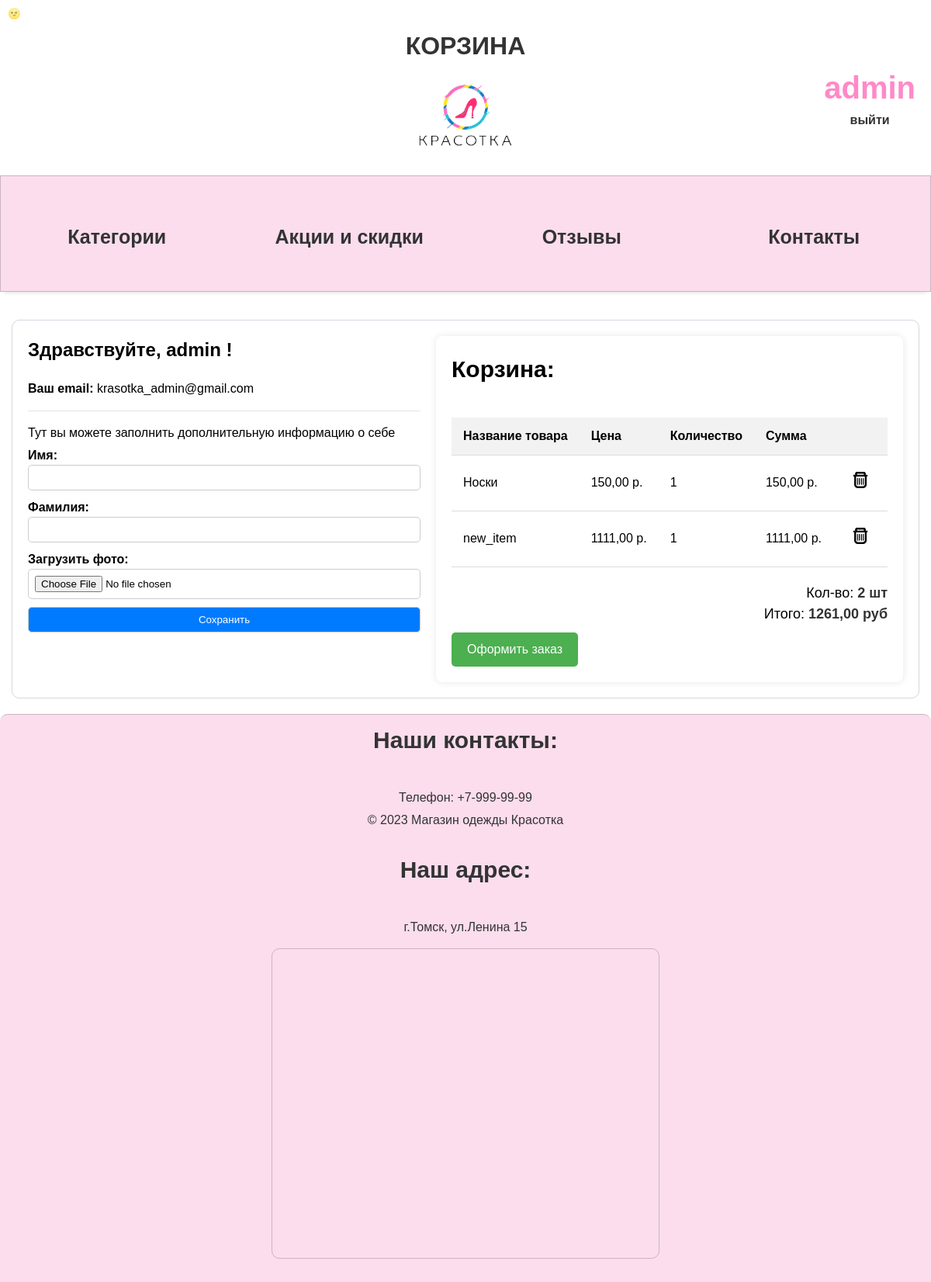
Before: /users/account/ (signed in) with the older database file.
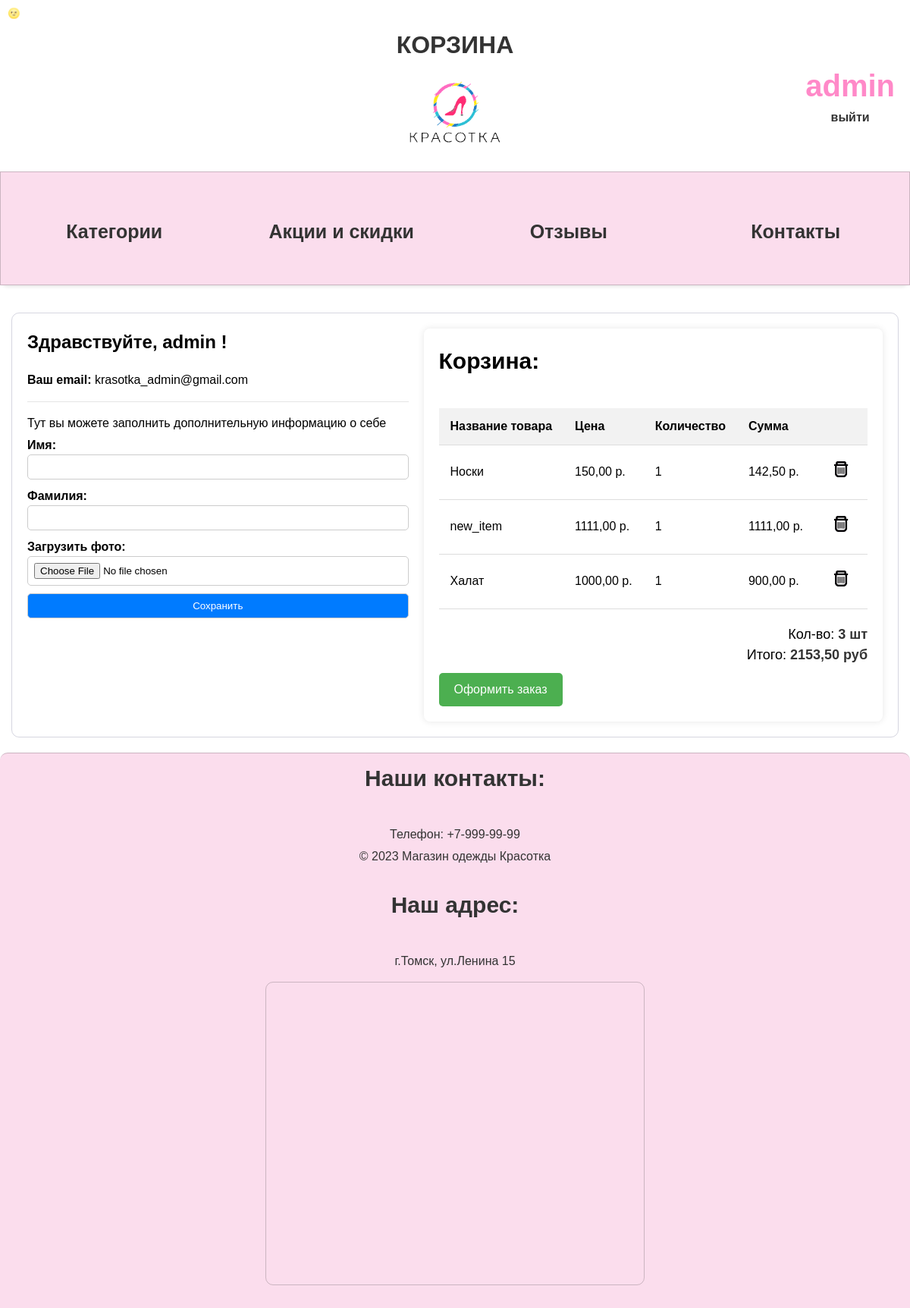
After: the same page with the newer database file.
### cart/models.py (models this page shows, shortened)
class Cart(models.Model):
    user = models.ForeignKey(to=User, on_delete=models.CASCADE, blank=True, null=True, verbose_name='пользователь')
    product = models.ForeignKey(to=Item, on_delete=models.CASCADE, verbose_name='товар')
    quantity = models.PositiveSmallIntegerField(default=0, verbose_name='кол-во')
    session_key = models.CharField(max_length=32, null=True, blank=True)
    created_timestamp = models.DateTimeField(auto_now_add=True, verbose_name='дата добавления')
    new_params = models.CharField(max_length=32, null=True, blank=True)
    class Meta:
        db_table = 'cart'
        verbose_name = 'Корзина'
        verbose_name_plural = 'Корзина'
    objects = CartQueryset().as_manager()
    def product_price(self):
        return round(self.product.sell_price() * self.quantity, 2)

### mainApp/models.py (models this page shows, shortened)
class Item(models.Model):
    category = models.ForeignKey(Category, on_delete=models.CASCADE, null=True, verbose_name='Категория')
    name = models.CharField(max_length=100, verbose_name='Название')
    description = models.TextField(default=None, verbose_name='Описание')
    price = models.DecimalField(max_digits=10, decimal_places=2, verbose_name='Цена')
    image = models.ImageField(upload_to='items/%Y/%m/%d/', blank=True, verbose_name='Фото')
    created_at = models.DateTimeField(auto_now_add=True, verbose_name='Создано')
    updated_at = models.DateTimeField(auto_now=True, verbose_name='Обновлено')
    slug_name = models.CharField(max_length=100, default='slug_name', verbose_name='Слаг (форен кей)')
    item_slug = models.CharField(max_length=100, default='item_slug', verbose_name='Слаг (предмета)')
    discount = models.DecimalField(default=0.00, max_digits=4, decimal_places=2,verbose_name='Скидка')
    def sell_price(self):
        if self.discount:
            return round(self.price - self.price * self.discount/100, 2)
        return self.price
    class Meta:
        verbose_name = 'Вещи'
        verbose_name_plural = 'Вещи'
        ordering = ['created_at', 'updated_at']

### users/views.py (the view)
# urls.py: path('account/', AccountView.as_view(), name='account'),
class AccountView(ListView):
    def get(self, request, *args, **kwargs):
        user_profile = self.request.user
        carts = Cart.objects.filter(user=user_profile)
        data = {
            'user': user_profile,
            'carts': carts,
        }
        return render(request, 'users/account.html', data)

### cart/models.py (called while the page is built)
    def total_price(self):
        return sum(cart.product_price() for cart in self)

    def total_quantity(self):
        if self:
            return sum(cart.quantity for cart in self)
        return 0

### users/templates/users/account.html
{% extends "base.html" %}
{% load static %}
{% block content %}
<div class="acc_container">
    <div class="user-details">
        <h2>Здравствуйте, {{user.username}} !</h2>
        <p><b>Ваш email: </b> {{user.email}}</p>
        <hr>
        <p>Тут вы можете заполнить дополнительную информацию о себе</p>
        <form action="#" method="post" enctype="multipart/form-data">
            <label for="first-name">Имя:</label><br>
            <input type="text" id="first-name" name="first-name"><br>
            <label for="last-name">Фамилия:</label><br>
            <input type="text" id="last-name" name="last-name"><br>
            <label for="photo">Загрузить фото:</label><br>
            <input type="file" id="photo" name="photo"><br>
            <input type="submit" value="Сохранить">
        </form>
    </div>
    <div class="cart_container" style="margin:0;">
        <h2>Корзина:</h2>
        <table>
            <thead>
            <tr>
                <th>Название товара</th>
                <th>Цена</th>
                <th>Количество</th>
                <th>Сумма</th>
                <th></th>
            </tr>
            </thead>
            {% for cart in carts %}
            <tbody>
            <tr>
                <td>{{cart.product.name}}</td>
                <td>{{cart.product.price}} р.</td>
                <td>{{cart.quantity}}</td>
                <td>{{cart.product_price}} р.</td>
                <td><a href="#" class="trash"><img src="{% static 'mainApp/img/корзина.png' %}"></a></td>
            </tr>
            </tbody>
            {% endfor %}
        </table>
        <div class="total">
            Кол-во: <span><strong>{{carts.total_quantity}} шт</strong></span><br>
            Итого: <span><strong> {{carts.total_price}} руб</strong></span>
        </div>
        <div>
            <a href="#" methods="#" class="compleat">Оформить заказ</a>
        </div>
    </div>
</div>
{% endblock %}

Changed rows visible on the page:
changed through a linked row, Cart "Носки": product_price "150,00" → "142,50"; total_quantity "2" → "3"; total_price "1261,00" → "2153,50"
added Cart: product.name "Халат", product.price "1000,00", quantity "1", product_price "900,00"
